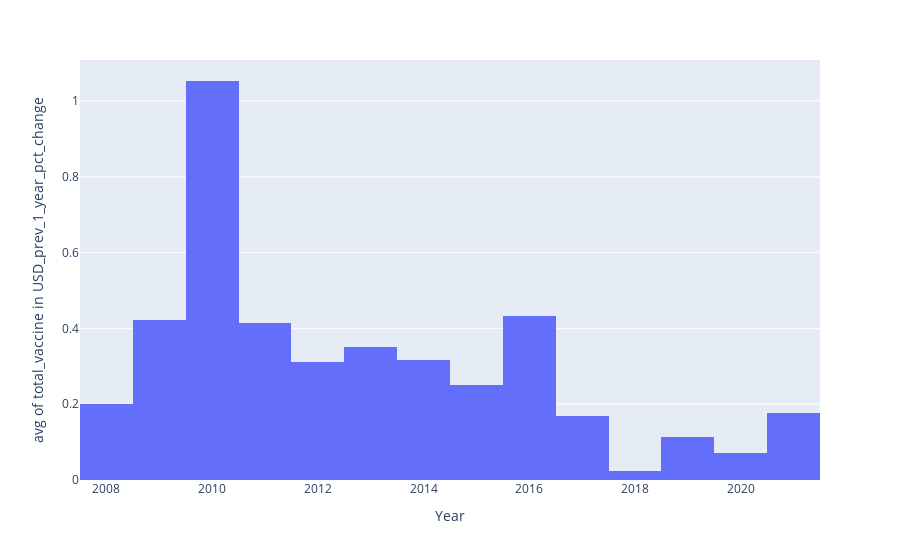

The notebook cell saved with this chart:
### Code cell
fig = px.histogram(merged_df.dropna(subset=['total_vaccine in USD_prev_1_year_pct_change']), x='Year', histfunc='avg', y='total_vaccine in USD_prev_1_year_pct_change')
fig

### Figure 1 — Plotly figure (JSON) as saved in the notebook; plotly's stock layout.template omitted (floating-point values rounded to 4 significant figures; data arrays with more than 128 entries replaced by an {"elided": "..."} marker saying what was removed)
{"data": [{"alignmentgroup": "True", "bingroup": "x", "histfunc": "avg", "hovertemplate": "Year=%{x}<br>avg of total_vaccine in USD_prev_1_year_pct_change=%{y}<extra></extra>", "legendgroup": "", "marker": {"color": "#636efa", "pattern": {"shape": ""}}, "name": "", "offsetgroup": "", "orientation": "v", "showlegend": false, "type": "histogram", "x": {"elided": "736 str values"}, "xaxis": "x", "y": {"elided": "736 float values"}, "yaxis": "y"}], "layout": {"barmode": "relative", "legend": {"tracegroupgap": 0}, "margin": {"t": 60}, "xaxis": {"anchor": "y", "domain": [0, 1], "title": {"text": "Year"}}, "yaxis": {"anchor": "x", "domain": [0, 1], "title": {"text": "avg of total_vaccine in USD_prev_1_year_pct_change"}}}}
